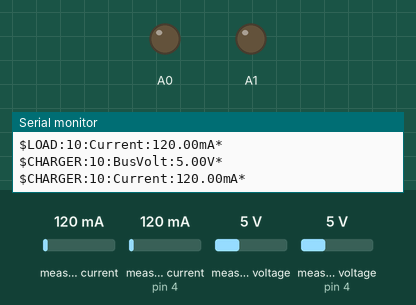
This sketch was run on a simulated Arduino Uno, built with avr-gcc and run on an emulated ATmega328P. Shown: output pins drawn as LEDs (lit = HIGH), the last lines printed to the serial monitor. The inputs (shaded band) are chosen by the test bench; at power-on: measured voltage 5 V, measured current 120 mA, measured current (sensor on pin 4) 120 mA, measured voltage (sensor on pin 4) 5 V.

Above: at 7.8 s.
7.9 s: measured voltage (sensor 0) set to 14.7 V
At 15.2 s:
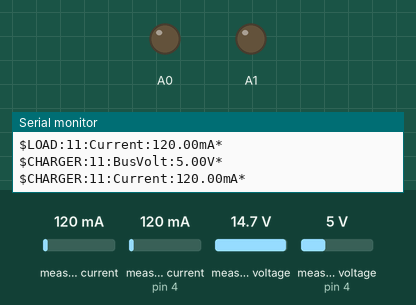
15.5 s: measured voltage (sensor 0) set to 0.3 V
At 21.8 s:
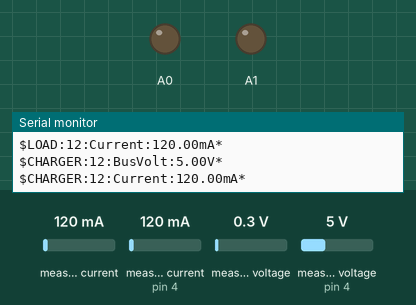
Timing chart, 0 to 23.3 s (numbered marks = the images above; inputs shaded):
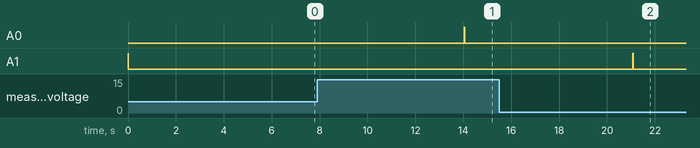

The sketch:

BatteryCharger.ino
```cpp
#include <avr/sleep.h>
#include <avr/power.h>
#include <avr/wdt.h>
#include <avr/io.h>
#include <avr/interrupt.h>

#include <Wire.h>
#include "Adafruit_INA219.h"

Adafruit_INA219 ina219_A;
Adafruit_INA219 ina219_B(0x44);

int counter=10;

#define RELAY_UNDEF		0
#define RELAY_A0_ON		1
#define RELAY_A1_ON		2

volatile int relay_mode=RELAY_UNDEF;

long lastSecond; //The millis counter to see when a second rolls by

const int XBee_wake = 9;

float shuntvoltage_A = 0;
float busvoltage_A = 0;
float current_mA_A = 0;

float shuntvoltage_B = 0;
float busvoltage_B = 0;
float current_mA_B = 0;

void setup () {
	//clock_prescale_set(clock_div_4);

	Serial.begin(57600);
	Serial.println("Charger Example");

	// Initialize the INA219.
	// By default the initialization will use the largest range (32V, 2A).  However
	// you can call a setCalibration function to change this range (see comments).
	ina219_A.begin();
	ina219_B.begin();
	// To use a slightly lower 32V, 1A range (higher precision on amps):
	//ina219.setCalibration_32V_1A();
	// Or to use a lower 16V, 400mA range (higher precision on volts and amps):
	//ina219.setCalibration_16V_400mA();

	Serial.println("Measuring voltage and current with INA219 ...");

	lastSecond = millis();

	//Turn off
	pinMode(A0, OUTPUT);
	digitalWrite(A0, LOW);

	pinMode(A1, OUTPUT);
	digitalWrite(A1, HIGH);

	delay(10);

	pinMode(A1, OUTPUT);
	digitalWrite(A1, LOW);

	relay_mode=RELAY_A1_ON;
}

void loop () {
	//Print readings every second
	if (millis() - lastSecond >= 7000)
	{
		lastSecond += 7000;

		shuntvoltage_A = ina219_A.getShuntVoltage_mV();
		busvoltage_A = ina219_A.getBusVoltage_V();
		current_mA_A = ina219_A.getCurrent_mA();

		// wake up the XBee
		pinMode(XBee_wake, OUTPUT);
		digitalWrite(XBee_wake, LOW);

		shuntvoltage_B = ina219_B.getShuntVoltage_mV();
		busvoltage_B = ina219_B.getBusVoltage_V();
		current_mA_B = ina219_B.getCurrent_mA();

		Serial.print("$LOAD:");
		Serial.print(counter);
		Serial.print(":BusVolt:");
		Serial.print(busvoltage_A);
		Serial.println("V*");

		Serial.print("$LOAD:");
		Serial.print(counter);
		Serial.print(":Current:");
		Serial.print(current_mA_A);
		Serial.println("mA*");

		Serial.print("$CHARGER:");
		Serial.print(counter);
		Serial.print(":BusVolt:");
		Serial.print(busvoltage_B);
		Serial.println("V*");

		Serial.print("$CHARGER:");
		Serial.print(counter);
		Serial.print(":Current:");
		Serial.print(current_mA_B);
		Serial.println("mA*");
		Serial.println("");

		// put the XBee to sleep
		pinMode(XBee_wake, INPUT); // put pin in a high impedence state
		digitalWrite(XBee_wake, HIGH);

		//Turn on
		if ( relay_mode == RELAY_A1_ON ) {
			if ( busvoltage_A > 13.1 ) {
				pinMode(A0, OUTPUT);
				digitalWrite(A0, HIGH);
				delay(10);
				digitalWrite(A0, LOW);
				relay_mode = RELAY_A0_ON;
			}
		}
		//Turn on
		if ( relay_mode == RELAY_A1_ON ) {
			if (( busvoltage_A > 12.6 ) && ( current_mA_B > 400 )) {
				pinMode(A0, OUTPUT);
				digitalWrite(A0, HIGH);
				delay(10);
				digitalWrite(A0, LOW);
				relay_mode = RELAY_A0_ON;
			}
		}

		//Turn off
		if ( relay_mode == RELAY_A0_ON ) {
			//http://www.kendrickastro.com/lvc.html (11.7)
			if ( busvoltage_A < 12.2 ) {
				pinMode(A1, OUTPUT);
				digitalWrite(A1, HIGH);
				delay(10);
				digitalWrite(A1, LOW);
				relay_mode = RELAY_A1_ON;
			}
			//Weird Bug state (bbxm crashed)
			if (( current_mA_A > 140 ) && ( current_mA_A < 160 )) {
				pinMode(A1, OUTPUT);
				digitalWrite(A1, HIGH);
				delay(10);
				digitalWrite(A1, LOW);
				relay_mode = RELAY_A1_ON;
			}
		}

		counter++;
		if (counter == 100)
		{
			counter = 10;
		}

	}

	delay(100);
}
```

Measured:
- after the input at 7.9 s, A0: LOW → HIGH after 6.1 s, → LOW 0.01 s later
- after the input at 15.5 s, A1: LOW → HIGH after 5.6 s, → LOW 0.01 s later
